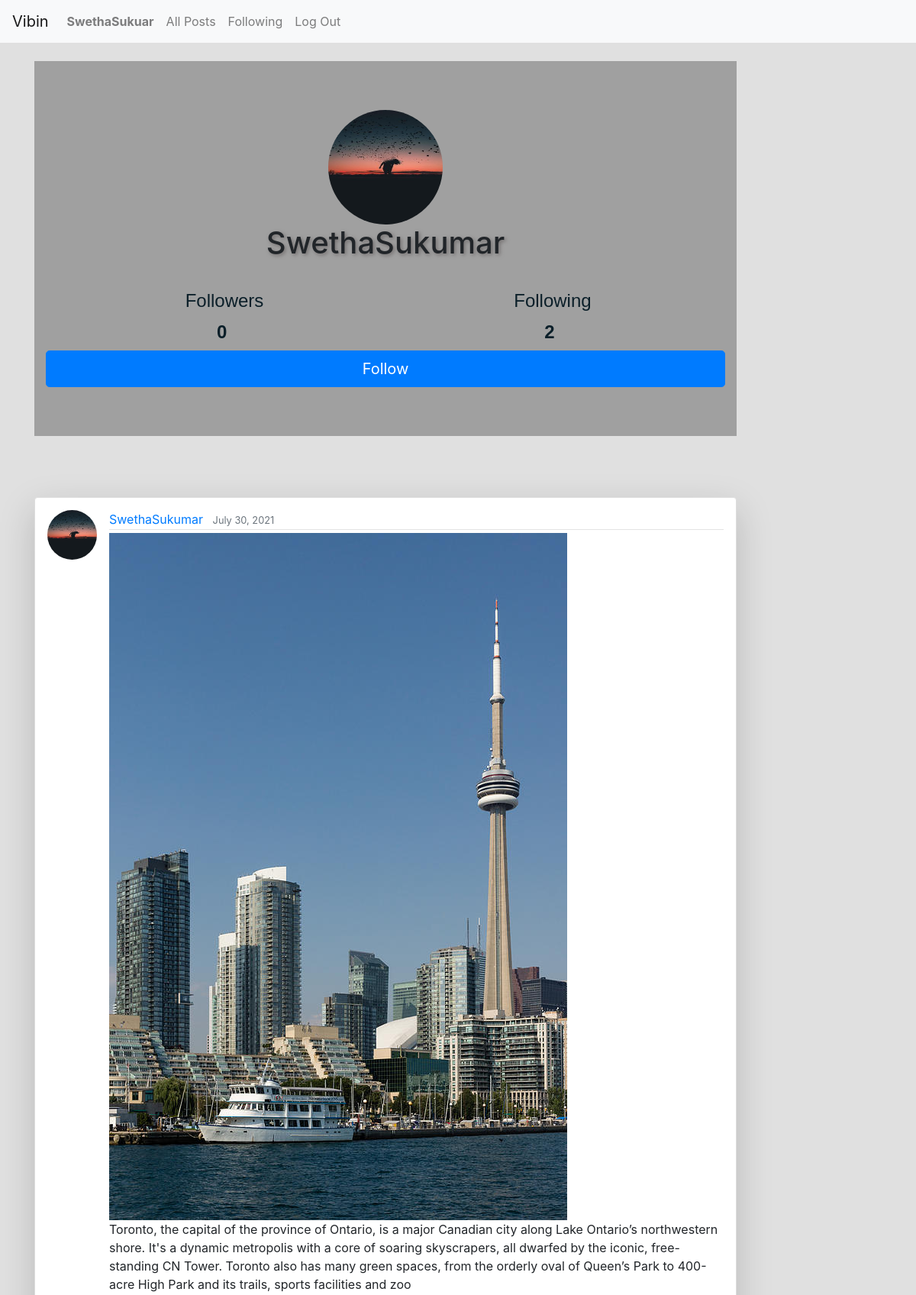
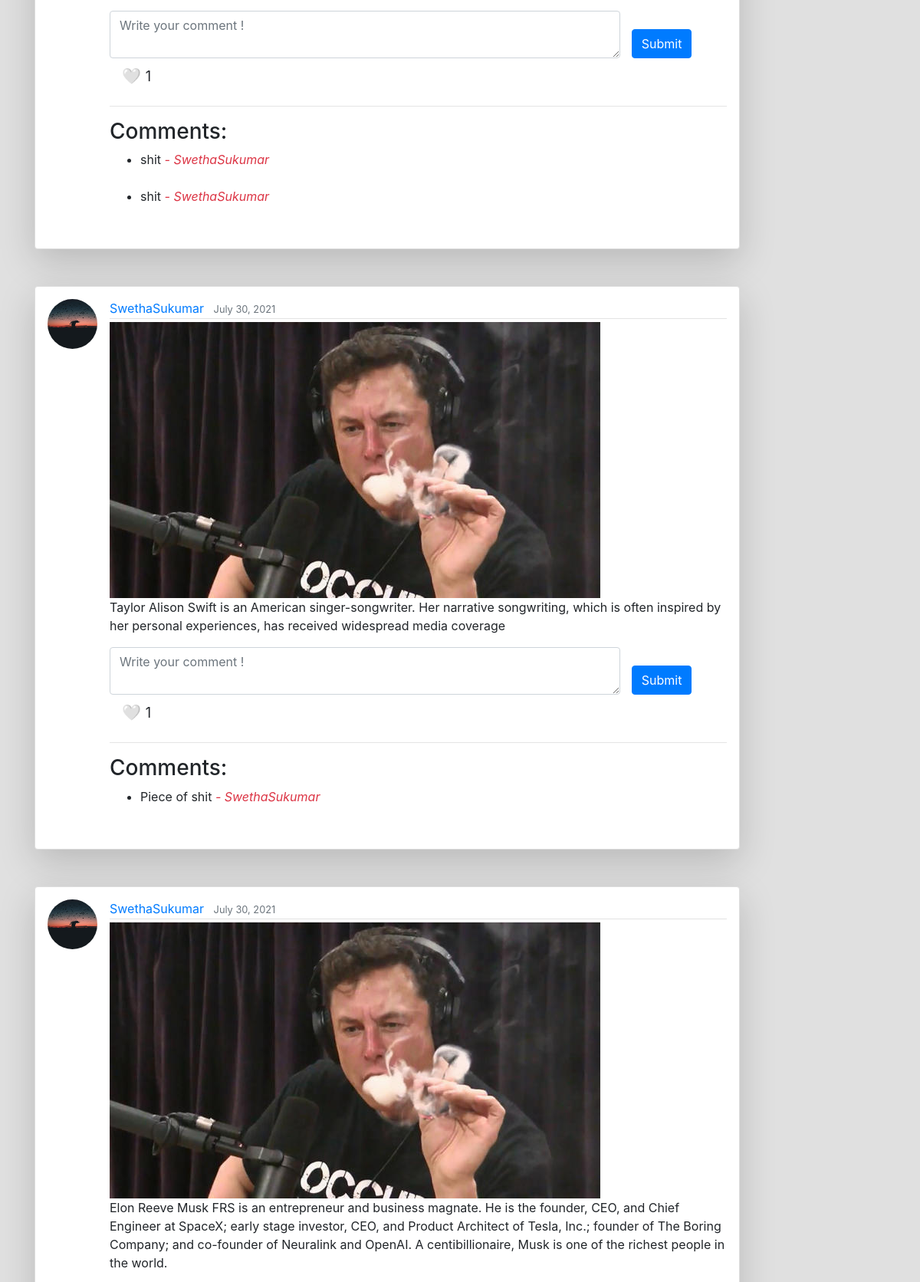
Page /user/SwethaSukumar (signed in, upper part) on the committed database (2 pictures, top to bottom).
### network/models.py (models this page shows, shortened)
class User(AbstractUser):
    followers = models.ManyToManyField('self',symmetrical = False, related_name='following', blank=True)

class Post(models.Model):
    user = models.ForeignKey('User', on_delete=models.CASCADE, related_name="posts")
    content = models.TextField(blank=True)
    image = models.ImageField(upload_to='images/', blank=True, null = True)
    likes = models.ManyToManyField('User', related_name="liked_posts", blank=True)
    timestamp = models.DateTimeField(auto_now_add=True)

class Comment(models.Model):
    user = models.ForeignKey("User", on_delete=models.CASCADE, related_name="commented_user")
    post = models.ForeignKey("Post", on_delete=models.CASCADE, related_name="comments")
    comment = models.TextField(max_length=500, validators=[validate_is_profane])

### network/views.py (the view)
# urls.py: path("user/<str:username>", views.user_page, name="user"),
@login_required
def user_page(request, username):
    target_user = User.objects.get(username=username)
    posts = Post.objects.filter(user__username=username).order_by("-timestamp")
    paginator = Paginator(posts, 10)
    page_obj = paginator.get_page(request.GET.get('page'))
    return render(request, "network/profile.html", {
        "target_user": target_user,
        "page_obj": page_obj
    })

### network/templates/network/profile.html (shortened to what this page needs)
{% extends "network/layout.html" %}
{% load static %}
{% block body %}
    <div class="jumbotron jumbotron-fluid" style="background-color:rgba(148, 148, 148, 0.836);">
        <div class="container">
            <img class="rounded-circle profile mx-auto d-block img-fluid unlock-icon" src= "{% static 'network/default.jpg' %}">
            <h1 class="col-auto mr-auto" style="text-align: center;">{{ target_user.username }}</h1>
            <br/>
            <div class="container">
                <div class="row justify-content-center">
                    <div class="col-4 d-flex justify-content-center">
                        <button id="follower" type="button" class="button btn btn-light"><h4>Followers</h4>
                        <span class ="pr-5" style="font-size:x-large ;"><b>{{ target_user.followers.all.count }}</b></span></button>
                    </div>
                    <div class="col-4 d-flex justify-content-end">
                        <button  id="following" type="button" class="button btn btn-light"><h4>Following</h4>
                        <span class ="pr-5" style="font-size:x-large ;"><b>{{target_user.following.all.count }}</b></span></button>
                    </div>
                </div>
            </div>
            {% if user.is_authenticated %}
                {% if user.id != target_user.id %}
                    <button id="follow-btn" class="btn btn-primary btn-lg btn-block">
                    {% if not user in target_user.followers.all %}
                        Follow
                    {% else %}
                        Unfollow
                    {% endif %}
                    </button>
                {% endif %}
            {% endif %}
        </div>
    </div>
{% endblock %}

### network/templates/network/layout.html (shortened to what this page needs)
{% load static %}
{% load profanity %}
<!DOCTYPE html>
<html lang="en">
    <head>
        <link rel="stylesheet" href="https://stackpath.bootstrapcdn.com/bootstrap/4.4.1/css/bootstrap.min.css">
        <link href="{% static 'network/styles.css' %}" rel="stylesheet">
    </head>
    <body>
        <nav class="navbar navbar-expand-lg navbar-light bg-light">
            <a class="navbar-brand" href="{% url 'index' %}">Vibin</a>
        <div>
            <ul class="navbar-nav mr-auto">
                {% if user.is_authenticated %}
                    <li class="nav-item">
                        <a class="nav-link" href="{% url 'user' user.username %}"><strong>{{ user.username }}</strong></a>
                    </li>
                {% endif %}
                <li class="nav-item">
                    <a class="nav-link" href="{% url 'index' %}">All Posts</a>
                </li>
                {% if user.is_authenticated %}
                    <li class="nav-item">
                        <a class="nav-link" href="{% url 'following' %}">Following</a>
                    </li>
                    <li class="nav-item">
                        <a class="nav-link" href="{% url 'logout' %}">Log Out</a>
                    </li>
                {% endif %}
            </ul>
            </div>
        </nav>
        <div class="body">
            <main role="main" class="container">
                <div class="row">
                    <div class="col-lg-10">
                    <br/>
                    {% block body %}
                    {% endblock %}
                    <br/><br/>
                    {% if page_obj %}
                    {% for post in page_obj %}
                    <article class="media content-section shadow-lg p-3 mb-5 bg-white rounded">
                        <img class="rounded-circle article-img" src= "{% static 'network/default.jpg' %}">
                        <div  class="media-body">
                            <div class="article-metadata">
                                <a class="mr-2" href="{% url 'user' post.user %}">{{ post.user }}</a>
                                <small class="text-muted">{{ post.timestamp|date:"F d, Y" }}</small>
                            </div>
                            {% if post.image %}
                                    <div class="image-article"><img src="{{ post.image.url }}"></div>
                            {% endif %}
                            <p class="article-content" id="content-{{ post.id }}" style="white-space: pre-line">{{ post.content }}</p>
                                <form class="row" action="{% url 'comment' post.id %}" method="post">
                                    <div class="col-12 col-md-10">
                                        <textarea type="text" class="form-control" required name="content" placeholder="Write your comment !"></textarea>
                                    </div>
                                    <div class="d-flex align-items-end">
                                        <button type="submit" class="submit-comment btn btn-primary" >Submit</button>
                                    </div>
                                </form>
                            <div class=" btn-lg topright" onclick="like('{{ post.id }}');">
                                {% if user in post.likes.all %}
                                    <a class="heart " id="heart-{{ post.id }}">❤️</a>
                                {% else %}
                                    <a class="heart" id="heart-{{ post.id }}">🤍</a>
                                {% endif %}
                                <span id="counter-{{ post.id }}" style="font-size: large;">{{ post.likes.all.count }}</span>
                            </div>
                        <hr>
                        <h3>Comments:</h3>
                        <ul>
                            {% for comment in post.comments.all %}
                                    <li class="fakeimg">{{ comment.comment|censor }} <cite class="text-danger">- {{comment.user.username}}</cite></li>
                                    <br/>
                            {% empty %}
                                    No Comments yet!
                            {% endfor %}
                        </ul>
                    </article>
                    {% empty %}
                        <h2><i>No posts</i></h2>
                {% endfor %}
                {% endif %}
            </div>
                </div>
                </div>
    </body>
</html>

### network/static/network/styles.css (style rules this page uses)
body { background-color: #e0e0e0; }
.nav-link { color: #3b4c5d ; }
.content-section { background: #ffffff; padding: 10px 20px; border: 1px solid #dddddd; border-radius: 3px; margin-bottom: 20px; box-shadow: 10px 10px 5px rgb(255, 255, 255); }
.article-content { white-space: pre-line; }
.article-img { height: 65px; width: 65px; margin-right: 16px; }
.article-metadata { padding-bottom: 1px; margin-bottom: 4px; border-bottom: 1px solid #e3e3e3 }
h1 { text-shadow: 2px 2px 5px rgb(114, 110, 110); }
.profile { height: 150px; width: 150px; }
.button { text-decoration: none; margin-left: -50%; background-color: transparent; border: none; font-family: arial, sans-serif; color: rgb(11, 31, 41); cursor: pointer; -moz-text-align-last: right; text-align-last: right; padding-left: 20px; }
.heart { cursor: pointer; }
.image-article { height: 20%; width: 20%; }

### rows in the picture
User: username "SwethaSukuar"
User: username "SwethaSukumar", followers.all.count "0", following.all.count "2"
Post: user "SwethaSukumar", timestamp "July 30, 2021", image (picture), content "Toronto, the capital of the province of Ontario, is a major Canadian city along Lake Ontario’s northwestern shore. It's a dynamic metropolis with a core of soaring skyscrapers, all dwarfed by the iconic, free-standing CN Tower. Toronto also has many green spaces, from the orderly oval of Queen’s Park to 400-acre High Park and its trails, sports facilities and zoo", likes.all.count "1"
Comment: comment|censor "shit", user.username "SwethaSukumar"
Comment: comment|censor "shit", user.username "SwethaSukumar"
Post: user "SwethaSukumar", timestamp "July 30, 2021", image (picture), content "Taylor Alison Swift is an American singer-songwriter. Her narrative songwriting, which is often inspired by her personal experiences, has received widespread media coverage", likes.all.count "1"
Comment: comment|censor "Piece of shit", user.username "SwethaSukumar"
Post: user "SwethaSukumar", timestamp "July 30, 2021", image (picture), content "Elon Reeve Musk FRS is an entrepreneur and business magnate. He is the founder, CEO, and Chief Engineer at SpaceX; early stage investor, CEO, and Product Architect of Tesla, Inc.; founder of The Boring Company; and co-founder of Neuralink and OpenAI. A centibillionaire, Musk is one of the richest people in the world."
